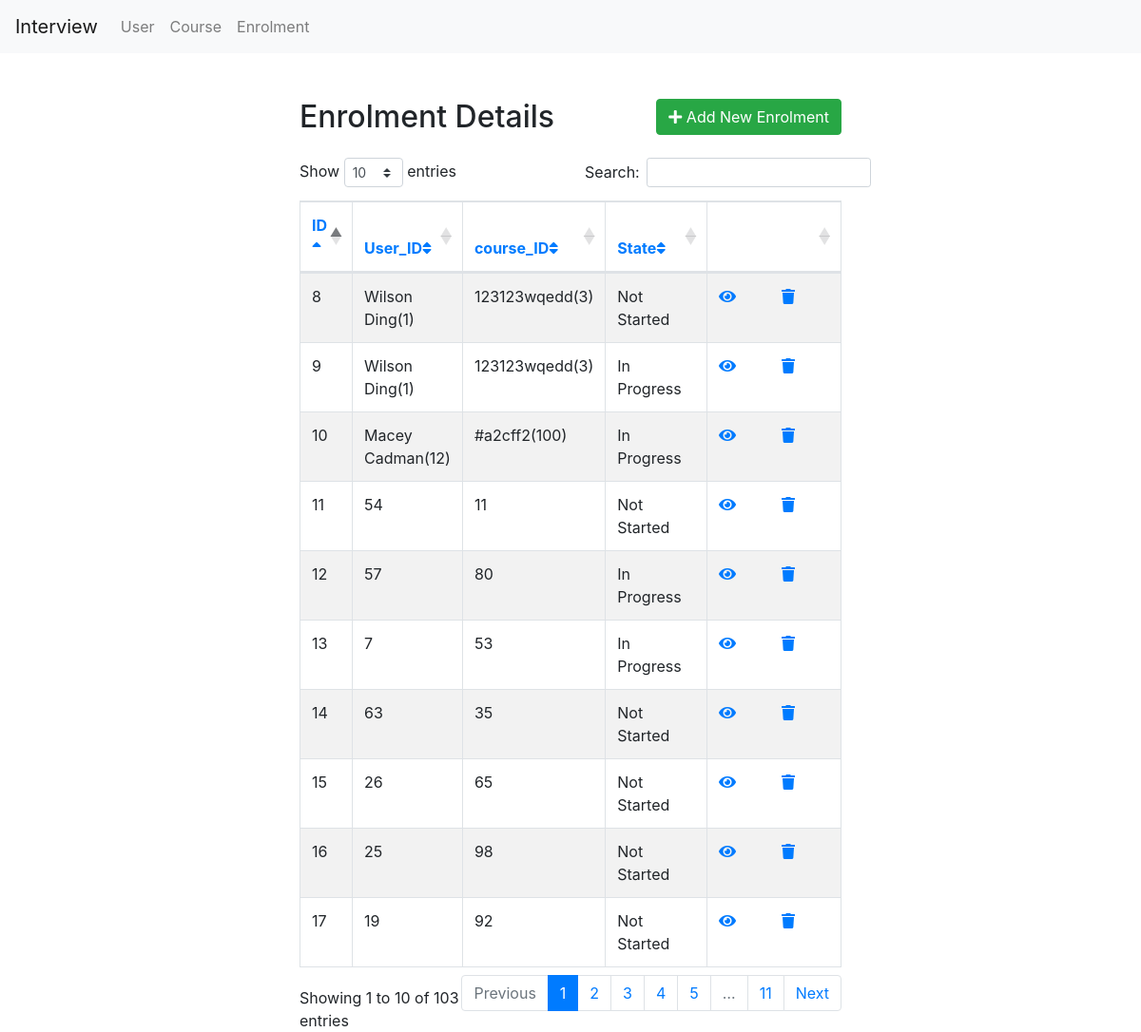
Page /Enrolment/index.php on the committed database.
### tables this page shows
CREATE TABLE `enrolment` (
  `ID` int(11) NOT NULL,
  `course_ID` varchar(255) NOT NULL,
  `User_ID` varchar(255) NOT NULL,
  `State` varchar(255) NOT NULL
);

### Enrolment/index.php (the view, shortened to what this page needs)
<!DOCTYPE html>
<html lang="en">
<head>
    <link rel="stylesheet" href="https://stackpath.bootstrapcdn.com/bootstrap/4.5.2/css/bootstrap.min.css">
    <link rel="stylesheet" href="https://cdn.datatables.net/1.11.5/css/dataTables.bootstrap4.min.css">
    <link rel="stylesheet" href="https://maxcdn.bootstrapcdn.com/font-awesome/4.7.0/css/font-awesome.min.css">
    <link rel="stylesheet" href="https://use.fontawesome.com/releases/v5.3.1/css/all.css">
</head>
<body>
    <nav class="navbar navbar-expand-lg navbar-light bg-light">
        <a class="navbar-brand" href="<?php echo 'http://localhost/interview'; ?>">Interview</a>
        <div class="collapse navbar-collapse" id="navbarNavAltMarkup">
            <div class="navbar-nav">
                <a class="nav-item nav-link" href="<?php echo 'http://localhost/interview/User/index.php'; ?>">User</a>
                <a class="nav-item nav-link"
                    href="<?php echo 'http://localhost/interview/Course/index.php'; ?>">Course</a>
                <a class="nav-item nav-link "
                    href="<?php echo 'http://localhost/interview/Enrolment/index.php'; ?>">Enrolment</a>
            </div>
        </div>
    </nav>
    <div class="wrapper">
        <div class="container-fluid">
            <div class="row">
                <div class="col-md-12">
                    <div class="mt-5 mb-3 clearfix">
                        <h2 class="pull-left">Enrolment Details</h2>
                        <a href="create.php" class="btn btn-success pull-right"><i class="fa fa-plus"></i> Add New
                            Enrolment</a>
                    </div>
                    <?php
                    require_once "../config.php";
                    $columns = array('ID','User_ID','course_ID','State');
                    $column = isset($_GET['column']) && in_array($_GET['column'], $columns) ? $_GET['column'] : $columns[0];
                    $sort_order = isset($_GET['order']) && strtolower($_GET['order']) == 'desc' ? 'DESC' : 'ASC';
                    $sql = "SELECT * FROM enrolment ORDER BY " .  $column . ' ' . $sort_order;
                    $up_or_down = str_replace(array('ASC','DESC'), array('up','down'), $sort_order);
                    $asc_or_desc = $sort_order == 'ASC' ? 'desc' : 'asc';
                    if($result = mysqli_query($link, $sql)){
                        if(mysqli_num_rows($result) > 0){
                            ?>
                            <table class="table table-bordered table-striped" id="enrolmentTable">
                                <thead>
                                    <tr>
                                        <th><a href="index.php?column=ID&order=<?php echo $asc_or_desc; ?>">ID<i class="fas fa-sort<?php echo $column == 'ID' ? '-' . $up_or_down : ''; ?>"></i></a></th>
                                        <th><a href="index.php?column=User_ID&order=<?php echo $asc_or_desc; ?>">User_ID<i class="fas fa-sort<?php echo $column == 'User_ID' ? '-' . $up_or_down : ''; ?>"></i></a></th>
                                        <th><a href="index.php?column=course_ID&order=<?php echo $asc_or_desc; ?>"> course_ID<i class="fas fa-sort<?php echo $column == 'course_ID' ? '-' . $up_or_down : ''; ?>"></i></a> </th>
                                       <th><a href="index.php?column=State&order=<?php echo $asc_or_desc; ?>">State<i class="fas fa-sort<?php echo $column == 'State' ? '-' . $up_or_down : ''; ?>"></i></a></th>
                                        <th>
                                        </th>
                                    </tr>
                               </thead>
                                <tbody>
                                    <?php
                                while($row = mysqli_fetch_array($result)){
                                    echo "<tr>";
                                        echo "<td>" . $row['ID'] . "</td>";
                                        echo "<td>" . $row['User_ID'] . "</td>";
                                        echo "<td>" . $row['course_ID'] . "</td>";
                                        echo "<td>" . $row['State'] . "</td>";
                                        echo "<td>";
                                            echo '<a href="read.php?id='. $row['ID'] .'" class="mr-3" title="View Record" data-toggle="tooltip"><span class="fa fa-eye"></span></a>';
                                            echo '<a href="update.php?id='. $row['ID'] .'" class="mr-3" title="Update Record" data-toggle="tooltip"><span class="fa fa-pencil"></span></a>';
                                            echo '<a href="delete.php?id='. $row['ID'] .'" title="Delete Record" data-toggle="tooltip"><span class="fa fa-trash"></span></a>';
                                        echo "</td>";
                                    echo "</tr>";
                                }
                                echo "</tbody>";
                            echo "</table>";
                        } else{
                            echo '<div class="alert alert-danger"><em>No records were found.</em></div>';
                        }
                    } else{
                        echo "Oops! Something went wrong. Please try again later.";
                    }
                    ?>
                </div>
            </div>
        </div>
    </div>
</body>
</html>

### Enrolment/index.php (style rules this page uses)
.wrapper { width: 600px; margin: 0 auto; }
table tr td:last-child { width: 120px; }

### rows in the picture
enrolment: ID "8", User_ID "Wilson Ding(1)", course_ID "123123wqedd(3)", State "Not Started"
enrolment: ID "9", User_ID "Wilson Ding(1)", course_ID "123123wqedd(3)", State "In Progress"
enrolment: ID "10", User_ID "Macey Cadman(12)", course_ID "#a2cff2(100)", State "In Progress"
enrolment: ID "11", User_ID "54", course_ID "11", State "Not Started"
enrolment: ID "12", User_ID "57", course_ID "80", State "In Progress"
enrolment: ID "13", User_ID "7", course_ID "53", State "In Progress"
enrolment: ID "14", User_ID "63", course_ID "35", State "Not Started"
enrolment: ID "15", User_ID "26", course_ID "65", State "Not Started"
enrolment: ID "16", User_ID "25", course_ID "98", State "Not Started"
enrolment: ID "17", User_ID "19", course_ID "92", State "Not Started"
